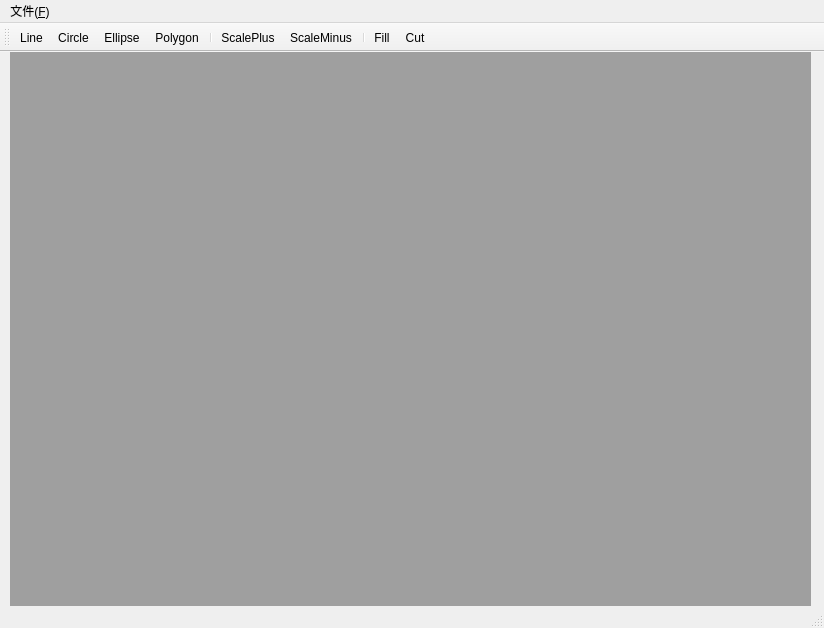
<?xml version="1.0" encoding="UTF-8"?>
<ui version="4.0">
 <class>MainWindow</class>
 <widget class="QMainWindow" name="MainWindow">
  <property name="geometry">
   <rect>
    <x>0</x>
    <y>0</y>
    <width>824</width>
    <height>628</height>
   </rect>
  </property>
  <property name="windowTitle">
   <string>MainWindow</string>
  </property>
  <property name="windowIcon">
   <iconset resource="paintworks_resource.qrc">
    <normaloff>:/images/images/paintworks.png</normaloff>:/images/images/paintworks.png</iconset>
  </property>
  <widget class="QWidget" name="centralWidget">
   <widget class="QMdiArea" name="mdiArea">
    <property name="geometry">
     <rect>
      <x>10</x>
      <y>0</y>
      <width>801</width>
      <height>561</height>
     </rect>
    </property>
   </widget>
  </widget>
  <widget class="QMenuBar" name="menuBar">
   <property name="geometry">
    <rect>
     <x>0</x>
     <y>0</y>
     <width>824</width>
     <height>26</height>
    </rect>
   </property>
   <widget class="QMenu" name="menu_File">
    <property name="statusTip">
     <string/>
    </property>
    <property name="title">
     <string>文件(&amp;F)</string>
    </property>
    <addaction name="action_New"/>
    <addaction name="action_Q"/>
   </widget>
   <addaction name="menu_File"/>
  </widget>
  <widget class="QToolBar" name="toolBar">
   <attribute name="toolBarArea">
    <enum>TopToolBarArea</enum>
   </attribute>
   <attribute name="toolBarBreak">
    <bool>false</bool>
   </attribute>
   <addaction name="actionLine"/>
   <addaction name="actionCircle"/>
   <addaction name="actionEllipse"/>
   <addaction name="actionPolygon"/>
   <addaction name="separator"/>
   <addaction name="actionScalePlus"/>
   <addaction name="actionScaleMinus"/>
   <addaction name="separator"/>
   <addaction name="actionFill"/>
   <addaction name="actionCut"/>
  </widget>
  <widget class="QStatusBar" name="statusBar"/>
  <action name="action_New">
   <property name="text">
    <string>新建画布(&amp;N)</string>
   </property>
   <property name="shortcut">
    <string>Ctrl+N</string>
   </property>
  </action>
  <action name="action_Q">
   <property name="text">
    <string>退出(&amp;Q)</string>
   </property>
   <property name="toolTip">
    <string>退出</string>
   </property>
   <property name="shortcut">
    <string>Ctrl+Q</string>
   </property>
  </action>
  <action name="actionLine">
   <property name="checkable">
    <bool>true</bool>
   </property>
   <property name="icon">
    <iconset resource="paintworks_resource.qrc">
     <normaloff>:/images/images/line.png</normaloff>:/images/images/line.png</iconset>
   </property>
   <property name="text">
    <string>Line</string>
   </property>
   <property name="toolTip">
    <string>直线</string>
   </property>
   <property name="shortcut">
    <string>Alt+L</string>
   </property>
  </action>
  <action name="actionCircle">
   <property name="checkable">
    <bool>true</bool>
   </property>
   <property name="icon">
    <iconset resource="paintworks_resource.qrc">
     <normaloff>:/images/images/circle.png</normaloff>:/images/images/circle.png</iconset>
   </property>
   <property name="text">
    <string>Circle</string>
   </property>
   <property name="toolTip">
    <string>圆</string>
   </property>
   <property name="shortcut">
    <string>Alt+C</string>
   </property>
  </action>
  <action name="actionEllipse">
   <property name="checkable">
    <bool>true</bool>
   </property>
   <property name="icon">
    <iconset>
     <normalon>:/images/images/ellipse.png</normalon>
    </iconset>
   </property>
   <property name="text">
    <string>Ellipse</string>
   </property>
   <property name="toolTip">
    <string>椭圆</string>
   </property>
   <property name="shortcut">
    <string>Alt+E</string>
   </property>
  </action>
  <action name="actionPolygon">
   <property name="checkable">
    <bool>true</bool>
   </property>
   <property name="icon">
    <iconset>
     <normalon>:/images/images/polygon.png</normalon>
    </iconset>
   </property>
   <property name="text">
    <string>Polygon</string>
   </property>
   <property name="toolTip">
    <string>多边形</string>
   </property>
   <property name="shortcut">
    <string>Alt+P</string>
   </property>
  </action>
  <action name="actionCut">
   <property name="checkable">
    <bool>true</bool>
   </property>
   <property name="icon">
    <iconset resource="paintworks_resource.qrc">
     <normaloff>:/images/images/cut.png</normaloff>:/images/images/cut.png</iconset>
   </property>
   <property name="text">
    <string>Cut</string>
   </property>
   <property name="toolTip">
    <string>裁剪</string>
   </property>
   <property name="shortcut">
    <string>Ctrl+C</string>
   </property>
  </action>
  <action name="actionFill">
   <property name="icon">
    <iconset resource="paintworks_resource.qrc">
     <normaloff>:/images/images/fill.png</normaloff>:/images/images/fill.png</iconset>
   </property>
   <property name="text">
    <string>Fill</string>
   </property>
   <property name="toolTip">
    <string>填充</string>
   </property>
   <property name="shortcut">
    <string>Ctrl+F</string>
   </property>
  </action>
  <action name="actionScalePlus">
   <property name="icon">
    <iconset resource="paintworks_resource.qrc">
     <normaloff>:/images/images/scaleplus.png</normaloff>:/images/images/scaleplus.png</iconset>
   </property>
   <property name="text">
    <string>ScalePlus</string>
   </property>
   <property name="toolTip">
    <string>放大</string>
   </property>
   <property name="shortcut">
    <string>Ctrl++</string>
   </property>
  </action>
  <action name="actionScaleMinus">
   <property name="icon">
    <iconset resource="paintworks_resource.qrc">
     <normaloff>:/images/images/scaleminus.png</normaloff>:/images/images/scaleminus.png</iconset>
   </property>
   <property name="text">
    <string>ScaleMinus</string>
   </property>
   <property name="toolTip">
    <string>缩小</string>
   </property>
   <property name="shortcut">
    <string>Ctrl+-</string>
   </property>
  </action>
 </widget>
 <layoutdefault spacing="6" margin="11"/>
 <resources>
  <include location="paintworks_resource.qrc"/>
 </resources>
 <connections/>
</ui>
